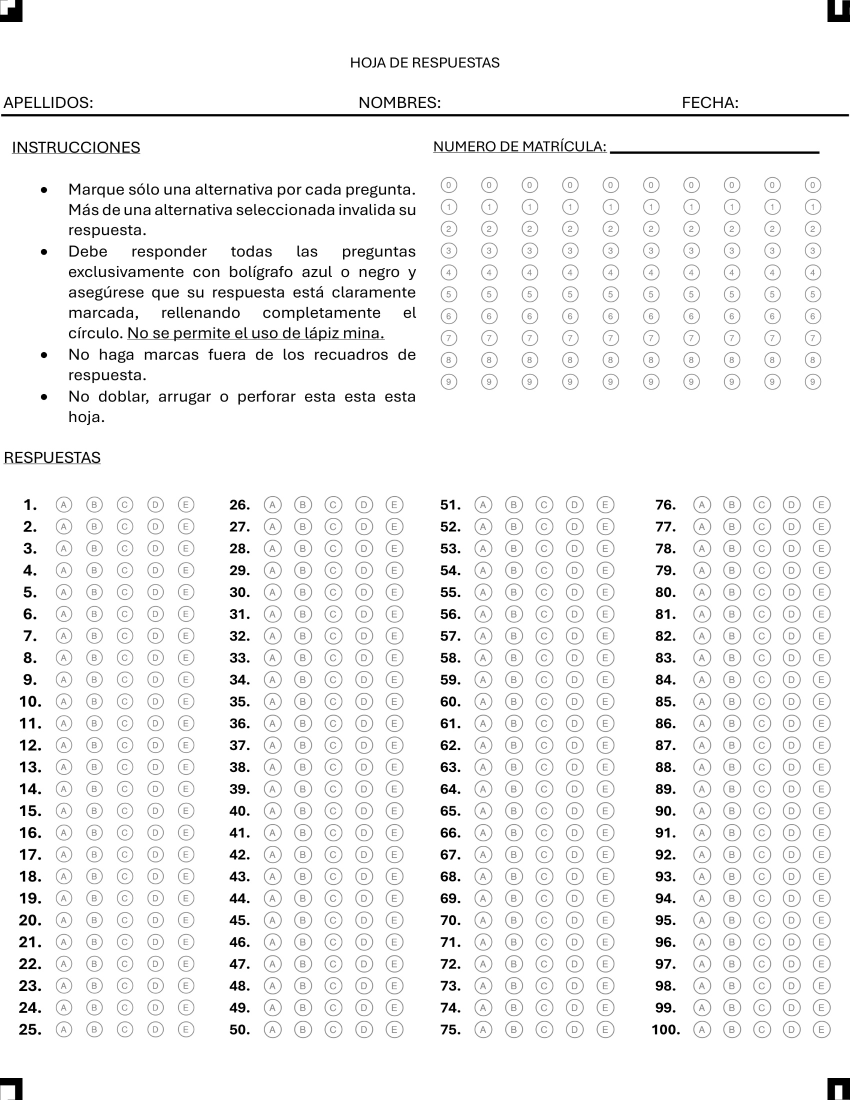
#> input picture calibration_image_from_pdf.jpg, 1700 x 2200 px, given in place of the camera (shown at 1/2 size)
$ python test_aruco_detection.py
#> lines starting #> are read from the running program, lines starting #| are printed output that depends on the picture; after the words box and inside, x2 and y2 are one past the last pixel; in counts of white or black regions, pixels touching at a corner belong together
#> the answer given: 1
### src/core/image_processor.py
"""
Procesador de imágenes para detección de hojas de respuestas
Incluye detección de marcadores ArUco y corrección de perspectiva
"""

import cv2
import numpy as np
from typing import Tuple, Optional, Dict


class ImageProcessor:
    """
    Procesa imágenes de hojas de respuestas usando marcadores ArUco
    """

    def __init__(self, aruco_dict_type=cv2.aruco.DICT_4X4_50):
        """
        Inicializa el procesador de imágenes

        Args:
            aruco_dict_type: Tipo de diccionario ArUco a usar
        """
        # Inicializar detector ArUco
        self.aruco_dict = cv2.aruco.getPredefinedDictionary(aruco_dict_type)
        self.aruco_params = cv2.aruco.DetectorParameters()
        self.detector = cv2.aruco.ArucoDetector(self.aruco_dict, self.aruco_params)

        # Dimensiones esperadas de la hoja después de corrección (en píxeles)
        # Carta: 8.5" x 11" a 300 DPI = 2550 x 3300 píxeles
        self.output_width = 2550
        self.output_height = 3300

    def detect_aruco_markers(self, image: np.ndarray) -> Tuple[bool, Optional[Dict], np.ndarray]:
        """
        Detecta marcadores ArUco en la imagen

        Args:
            image: Imagen de entrada (BGR)

        Returns:
            Tuple con:
            - success: True si se detectaron exactamente 4 marcadores
            - markers_dict: Diccionario con {id: corners}
            - image_with_markers: Imagen con marcadores dibujados
        """
        # Convertir a escala de grises
        gray = cv2.cvtColor(image, cv2.COLOR_BGR2GRAY)

        # Detectar marcadores
        corners, ids, rejected = self.detector.detectMarkers(gray)

        # Crear copia de imagen para dibujar
        image_copy = image.copy()

        # Verificar que se detectaron exactamente 4 marcadores
        if ids is None or len(ids) != 4:
            return False, None, image_copy

        # Dibujar marcadores detectados
        cv2.aruco.drawDetectedMarkers(image_copy, corners, ids)

        # Crear diccionario de marcadores {id: corners}
        markers_dict = {}
        for i, marker_id in enumerate(ids.flatten()):
            markers_dict[marker_id] = corners[i][0]

        return True, markers_dict, image_copy

    # [168 lines left out: functions order_points, get_marker_centers, correct_perspective, preprocess_for_omr, process_sheet, draw_detection_info, not called in this run]

### test_aruco_detection.py
"""
Script de prueba para verificar la detección de marcadores ArUco
Ejecutar: python test_aruco_detection.py
"""

import cv2
import sys
from src.core.image_processor import ImageProcessor


def test_with_camera():
    """Prueba la detección con cámara en tiempo real"""
    print("=== Test de Detección ArUco con Cámara ===")
    print("Instrucciones:")
    print("1. Coloca tu hoja de respuestas frente a la cámara")
    print("2. Asegúrate de que los 4 marcadores ArUco sean visibles")
    print("3. Presiona 'q' para salir")
    print("4. Presiona 's' para guardar imagen cuando detecte los 4 marcadores")
    print("\n")

    # Inicializar procesador
    processor = ImageProcessor()

    # Abrir cámara
    cap = cv2.VideoCapture(1)
    cap.set(cv2.CAP_PROP_FRAME_WIDTH, 1280)
    cap.set(cv2.CAP_PROP_FRAME_HEIGHT, 720)

    if not cap.isOpened():
        print("❌ Error: No se pudo abrir la cámara")
        return

    print("✓ Cámara iniciada correctamente")

    detection_count = 0

    while True:
        ret, frame = cap.read()
#> frame is the input picture: shape (2200, 1700, 3); min 0, max 255, mean 243.7

        if not ret:
            print("❌ Error al capturar frame")
            break

        # Intentar detectar marcadores
        success, markers_dict, image_with_markers = processor.detect_aruco_markers(frame)
#> in detect_aruco_markers, `corners, ids, rejected = self.detector.detectMarkers(gray)`: corners = (); ids = None; rejected = ([[796, 194], [809, 195], [809, 214], [796, 215]],)
#> success = False

        # Mostrar estado en la imagen
        if success:
            detection_count += 1
            status_text = f"✓ {len(markers_dict)} marcadores detectados"
            color = (0, 255, 0)  # Verde

            # Mostrar IDs de marcadores
            ids_text = f"IDs: {sorted(markers_dict.keys())}"
            cv2.putText(image_with_markers, ids_text, (10, 60),
                       cv2.FONT_HERSHEY_SIMPLEX, 0.7, (255, 255, 255), 2)

            # Dibujar información adicional
            display_image = processor.draw_detection_info(frame, markers_dict)
        else:
            status_text = "✗ Esperando 4 marcadores..."
            color = (0, 0, 255)  # Rojo
            display_image = frame

        # Mostrar estado
        cv2.putText(display_image, status_text, (10, 30),
                   cv2.FONT_HERSHEY_SIMPLEX, 1, color, 2)
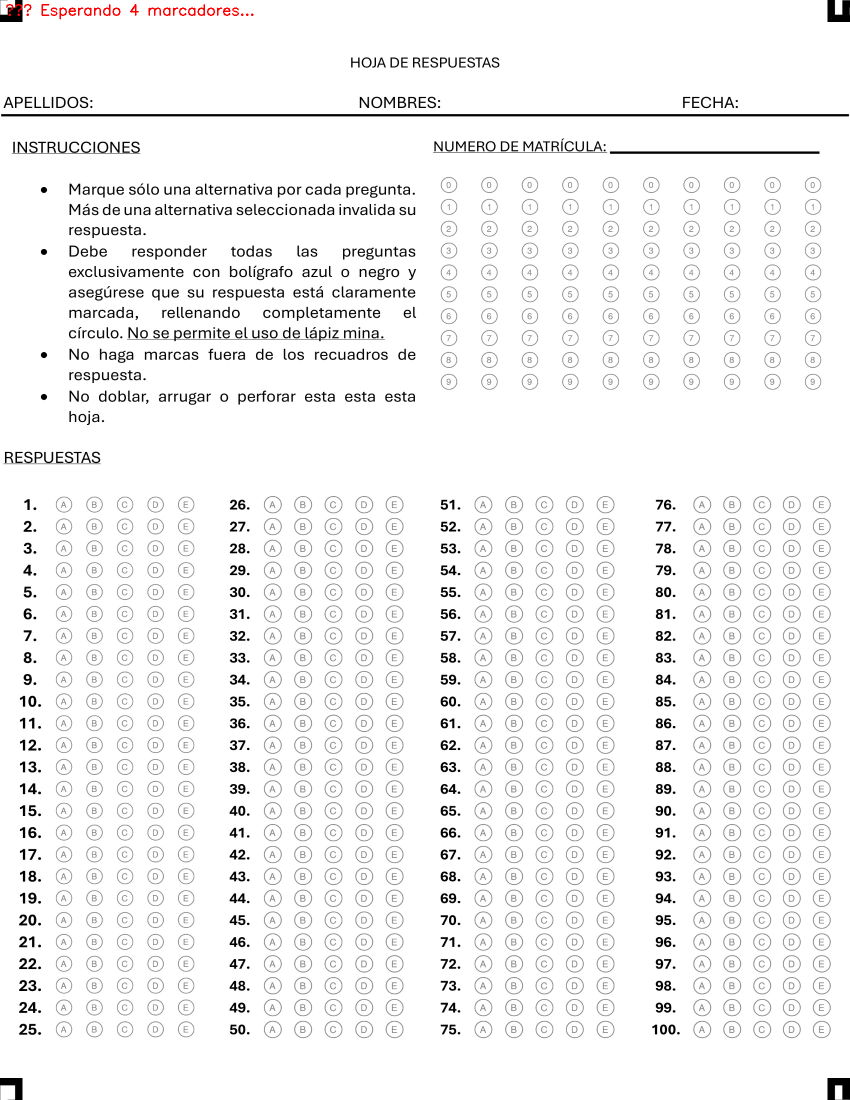
#> display_image: shape (2200, 1700, 3) (shown at 1/2 size); 0.08% of pixels changed, all inside (x1, y1, x2, y2) = (12, 8, 507, 39)

        # Mostrar frame
        cv2.imshow('Test ArUco Detection - Presiona Q para salir, S para guardar', display_image)

        # Manejar teclas
        key = cv2.waitKey(1) & 0xFF
#> (key q is pressed here)

        if key == ord('q'):
            break
        elif key == ord('s') and success:
            # Guardar imagen
            cv2.imwrite('aruco_detected.jpg', display_image)
            print(f"✓ Imagen guardada como 'aruco_detected.jpg'")

            # Probar corrección de perspectiva
            success_warp, warped = processor.correct_perspective(frame, markers_dict)
            if success_warp:
                cv2.imwrite('sheet_warped.jpg', warped)
                print(f"✓ Hoja con perspectiva corregida guardada como 'sheet_warped.jpg'")

                # Probar pre-procesamiento
                binary = processor.preprocess_for_omr(warped)
                cv2.imwrite('sheet_binary.jpg', binary)
                print(f"✓ Imagen binaria guardada como 'sheet_binary.jpg'")

    cap.release()
    cv2.destroyAllWindows()

    print(f"\n📊 Estadísticas:")
    print(f"   Detecciones exitosas: {detection_count}")


# [50 lines left out: function test_with_image, not called in this run]


def main():
    """Función principal"""
    print("╔════════════════════════════════════════════════════╗")
    print("║   TEST DE DETECCIÓN ARUCO - Test Scanner          ║")
    print("╚════════════════════════════════════════════════════╝\n")

    # Mostrar opciones
    print("Opciones:")
    print("1. Probar con cámara en tiempo real")
    print("2. Probar con imagen estática")
    print("3. Salir")

    choice = input("\nSelecciona una opción (1-3): ").strip()

    if choice == '1':
        test_with_camera()
    elif choice == '2':
        image_path = input("Ingresa la ruta de la imagen: ").strip()
        test_with_image(image_path)
    elif choice == '3':
        print("👋 ¡Hasta luego!")
    else:
        print("❌ Opción inválida")


if __name__ == "__main__":
    try:
        main()
    except KeyboardInterrupt:
        print("\n\n👋 Programa interrumpido por el usuario")
        sys.exit(0)
    except Exception as e:
        print(f"\n❌ Error inesperado: {e}")
        import traceback
        traceback.print_exc()
        sys.exit(1)

$ run again, on captured_sheet_20251101_170841.jpg
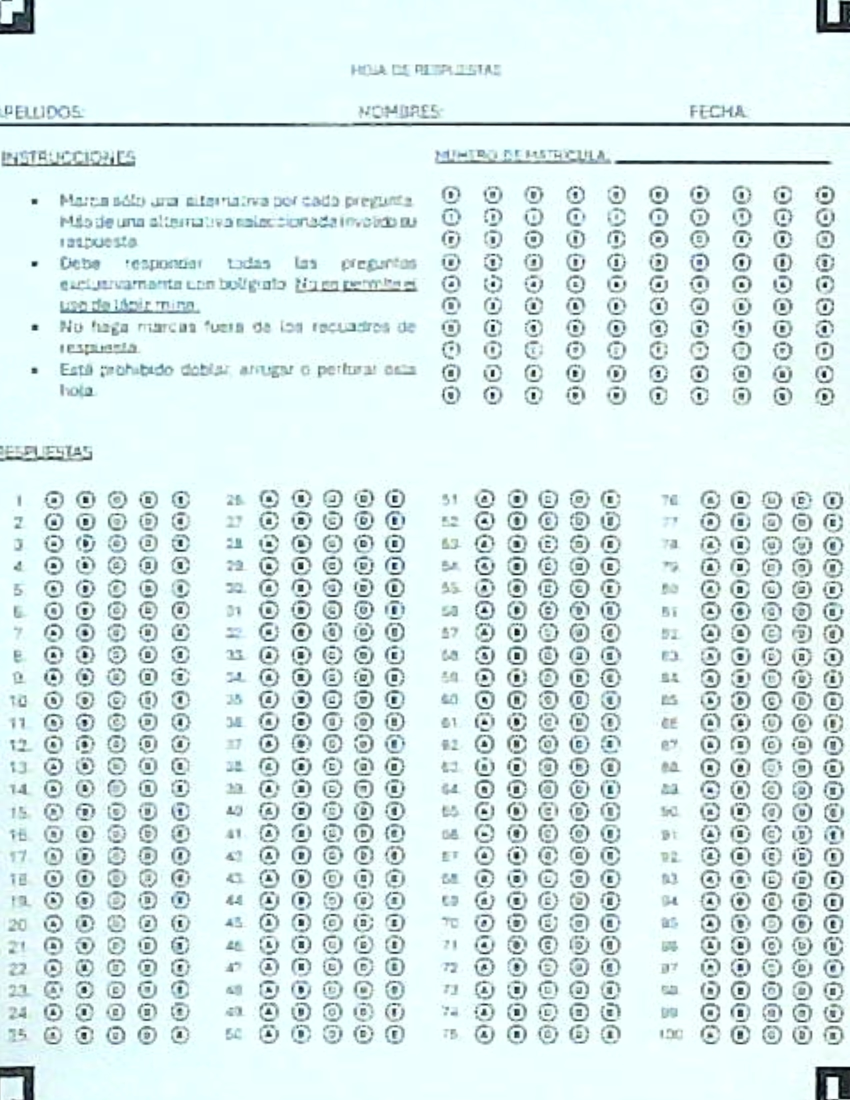
#> input picture captured_sheet_20251101_170841.jpg, 1700 x 2200 px, given in place of the camera (shown at 1/2 size)
#> in test_with_camera, frame is the input picture: shape (2200, 1700, 3); mean B, G, R 236, 236, 218.3
#> corners = (); ids = None; rejected = ([[450, 1271], [466, 1268], [492, 1274], [455, 1276]], [[39, 1388], [53, 1391], [52, 1414], [37, 1412]], [[52, 1746], [52, 1770], [38, 1770], [38, 1748]])
#> success = False
#> in test_with_camera, `cv2.putText(display_image, status_text, (10, 30), cv2.FONT_HERSHEY_SIM..`:
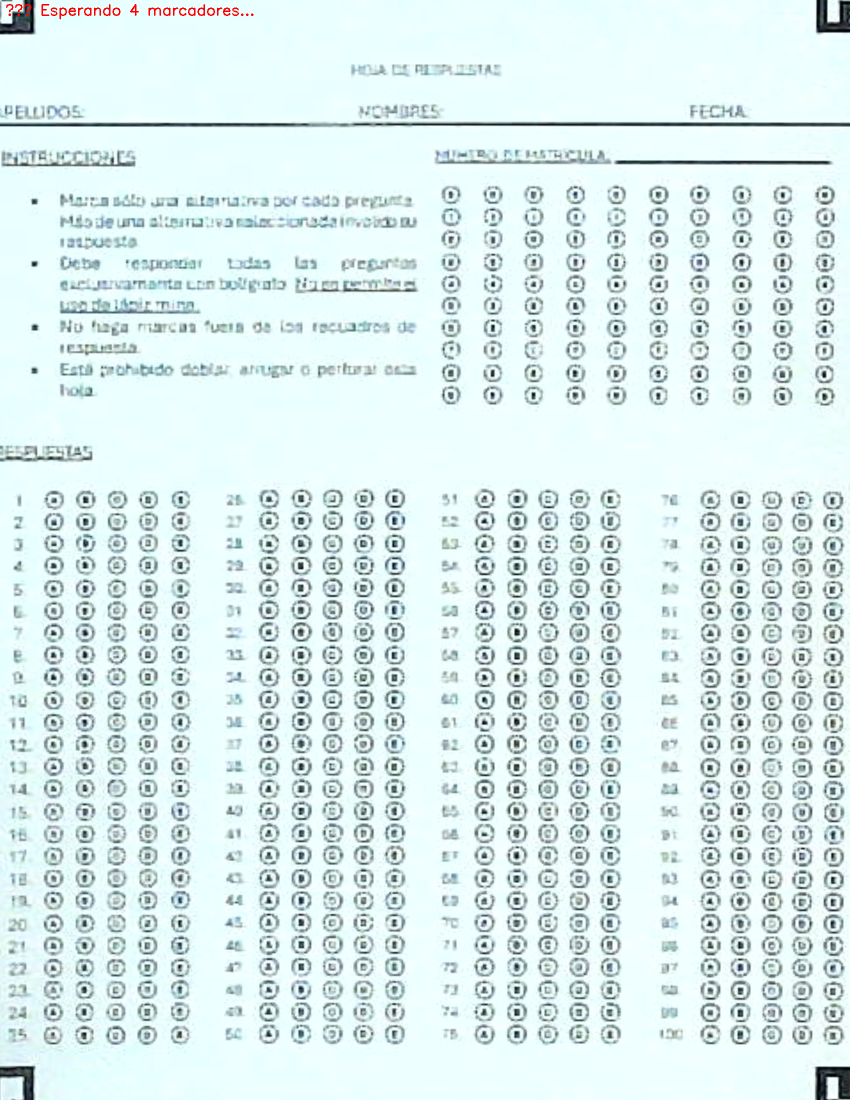
#> display_image: shape (2200, 1700, 3) (shown at 1/2 size); 0.08% of pixels changed, all inside (x1, y1, x2, y2) = (12, 8, 507, 39)
